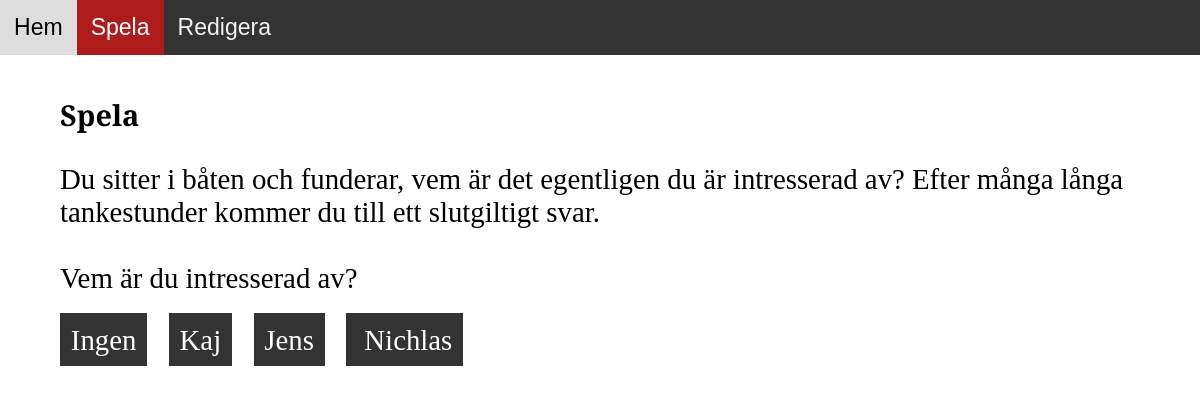
The page /play.php?page=7 on the database its author committed.
### tables this page shows
CREATE TABLE `story` (
  `id` int(10) UNSIGNED NOT NULL,
  `title` varchar(128) NOT NULL,
  `text` text NOT NULL,
  `place` varchar(64) NOT NULL
);

CREATE TABLE `storylinks` (
  `id` int(10) UNSIGNED NOT NULL,
  `storyid` int(10) UNSIGNED NOT NULL,
  `target` int(10) UNSIGNED NOT NULL,
  `text` varchar(128) NOT NULL
);

### play.php (the view, shortened to what this page needs)
<!doctype html>
<html lang="se">
<head>
	<link rel="stylesheet" href="css/style.css">
</head>
<body>
<nav id="navbar">
	<a href="index.php">Hem</a>
	<a class="active" href="play.php?page=7">Spela</a>
	<a href="edit.php">Redigera</a>
</nav>
<main class="content">
	<section>
		<h1>Spela</h1>
<?php
	$dbh = new PDO('mysql:host=localhost;dbname=te16;charset=utf8mb4', $dbuser, $dbpass);
	if (isset($_GET['page'])) {
		$filteredPage = filter_input(INPUT_GET, "page", FILTER_VALIDATE_INT);
		$stmt = $dbh->prepare("SELECT * FROM story WHERE id = :id");
		$stmt->bindParam(':id', $filteredPage);
		$stmt->execute();
		$row = $stmt->fetch(PDO::FETCH_ASSOC);
		echo "<p id=\"storyText\">" . $row['text'] . "</p>";
		$stmt = $dbh->prepare("SELECT * FROM storylinks WHERE storyid = :id");
		$stmt->bindParam(':id', $filteredPage);
		$stmt->execute();
		$row = $stmt->fetchAll(PDO::FETCH_ASSOC);
		foreach ($row as $val) {
			echo "<a class=\"link\" href=\"?page=" . $val['target'] . "\">" . $val['text'] . "</a>";
		}
	} elseif(isset($_SESSION['page'])) {
	} else {
	}
?>
</main>
</body>
</html>

### css/style.css (style rules this page uses)
#navbar { overflow: hidden; background-color: #333; font-family: 'Merriweather Sans', sans-serif; }
#navbar a { float: left; display: block; color: #f2f2f2; text-align: center; padding: 14px; text-decoration: none; font-size: 1.2em; }
#navbar a.active { background-color: #ad1b1b; color: white; }
.content { padding: 16px; }
main { margin: 0 auto; width: 90%; }
html { font-size: 16px; }
body { font-size: 1.2em; font-family: 'Merriweather', serif; margin: 0px; padding: 0px; }
h1, h2, h3, h4 { font-family: 'Merriweather Sans', sans-serif; }
.link { text-decoration: none; display: inline block; background-color: #333; width: 0 auto; margin-right: 2%; color: white; padding: 1%; font-size: 150% }
#storyText { font-size: 150%; }

### rows shown on the page
story: text "Du sitter i båten och funderar, vem är det egentligen du är intresserad av? Efter många långa tankestunder kommer du till ett slutgiltigt svar. Vem är du intresserad av?"
storylinks: text "Ingen"
storylinks: text "Kaj"
storylinks: text "Jens"
storylinks: text "Nichlas"
